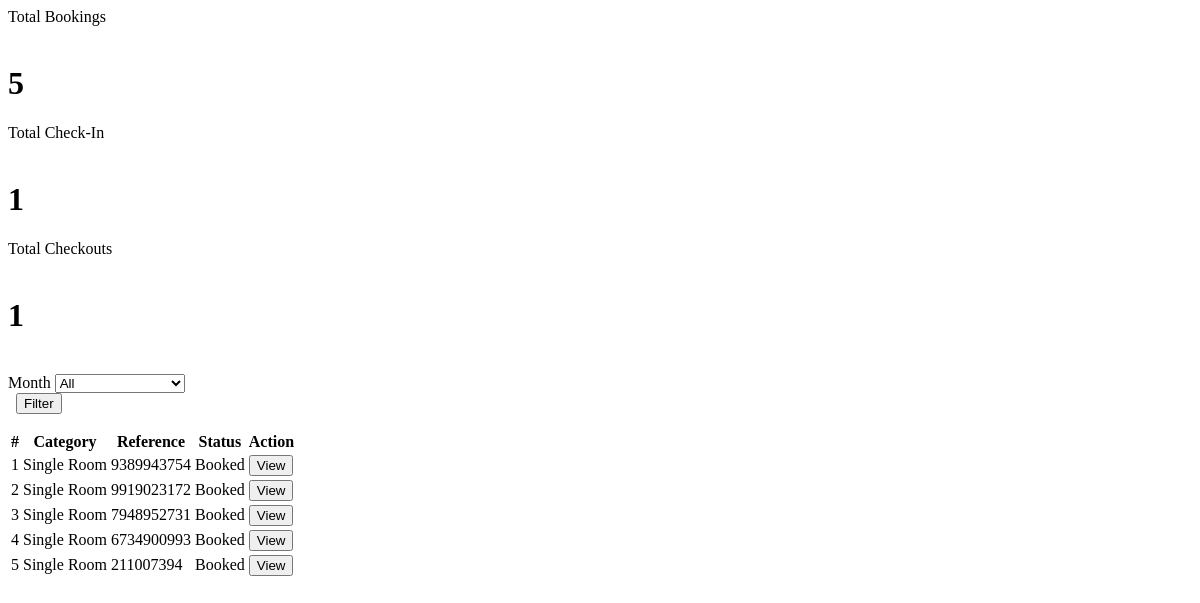
/admin/home.php, run on an earlier commit of the app's database.
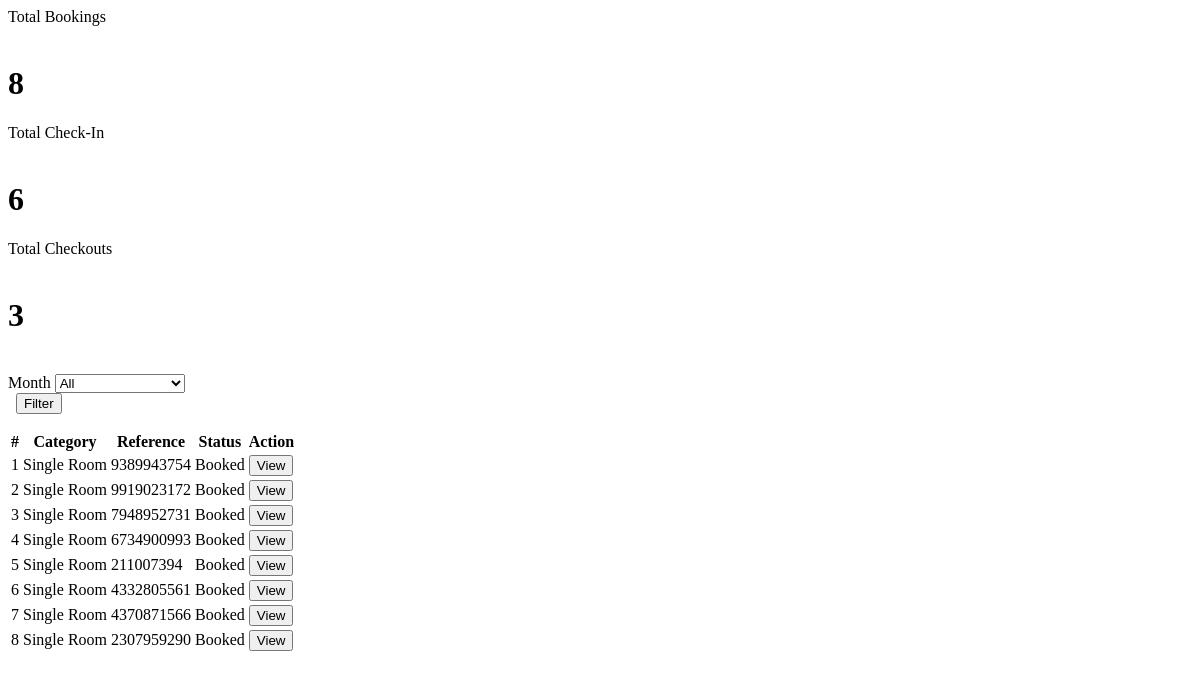
And on a later commit of the database.
### tables this page shows
CREATE TABLE `book_record`(
  `id` int(30) NOT NULL,
  `ref_no` varchar(100) NOT NULL,
  `room_id` int(30) NOT NULL,
  `name` text NOT NULL,
  `email` varchar(255) NOT NULL,
  `contact_no` varchar(20) NOT NULL,
  `date_in` datetime NOT NULL,
  `date_out` datetime NOT NULL,
  `payment_Method` varchar(255) NOT NULL,
  `booked_cid` int(30) NOT NULL,
  `status` tinyint(1) NOT NULL DEFAULT 0 COMMENT '0 = pending, 1=checked in , 2 = checked out',
  `date_updated` datetime NOT NULL DEFAULT current_timestamp() ON UPDATE current_timestamp()
);

CREATE TABLE `room_categories` (
  `id` int(30) NOT NULL,
  `name` text NOT NULL,
  `price` float NOT NULL,
  `cover_img` text NOT NULL
);

### admin/home.php (the view, shortened to what this page needs)
<?php include 'db_connect.php';?>
<div class="container-fluid mt-5" >
	<div class="col-lg-12">
		<div class="row">
			<div class="col-md-12">
				<form action="" id="check-monthly-booking">
					<div class="card-deck m-1">
					    <div class="card">
							<div class="card-header bg-dark text-white text-center">
								Total Bookings
								</div>
								<br>
								<div class="row justify-content-center mb-4">
									<?php
										$checked = $conn->query("SELECT count(*) FROM book_record");
										while ($row = $checked->fetch_array()):
											$count = $row[0];
											echo "<h1>" . $count . "<h1>";
										endwhile;?>
							   </div>
						</div>
						<div class="card">
							<div class="card-header bg-dark text-white text-center">
								  Total Check-In
								</div>
								<br>
								<div class="row justify-content-center mb-4">
									<?php
										$checked = $conn->query("SELECT count(*) FROM checked WHERE status = 1  order by id asc ");
										while ($row = $checked->fetch_array()):
											$count = $row[0];
											echo "<h1>" . $count . "<h1>";
										endwhile;?>
							   </div>
						</div>
						<div class="card">
							<div class="card-header bg-dark text-white text-center">
								Total Checkouts
							</div>
							<br>
							<div class="row justify-content-center mb-4">
								<?php
										$checked = $conn->query("SELECT count(*) FROM checked WHERE status = 2  order by id asc ");
										while ($row = $checked->fetch_array()):
											$count = $row[0];
											echo "<h1>" . $count . "<h1>";
										endwhile;?>
							</div>
						</div>
					</div>
				</form>
				<br>
				<div class="col-md-12">
				<form id="filter">
					<div class="row">
						<div class=" col-md-4">
							<label class="control-label">Month</label>
							<select class="custom-select browser-default" name="category_id">
								<option value="all" <?php echo isset($_GET['category_id']) && $_GET['category_id'] == 'all' ? 'selected' : '' ?>>All</option>
							</select>
						</div>
						<div class="col-md-2">
							<label for="" class="control-label">&nbsp</label>
							<button class="btn btn-block btn-info">Filter</button>
						</div>
					</div>
				</form>
			</div>
			<?php
			$cat = $conn->query("SELECT * FROM room_categories");
			$cat_arr = array();
			while ($row = $cat->fetch_assoc()) {
				$cat_arr[$row['id']] = $row;
			}
			?>
			<div class="container-fluid">
				<div class=" mt-5">
					<div class="row mt-3">
						<div class="col-md-12">
							<div class="card">
								<div class="card-body">
									<table class="table table-bordered">
										<thead>
											<th>#</th>
											<th>Category</th>
											<th>Reference</th>
											<th>Status</th>
											<th>Action</th>
										</thead>
										<tbody>
											<?php
												$i = 1;
												$cats = $conn->query("SELECT * FROM book_record order by id asc");
												while ($row = $cats->fetch_assoc()):
												?>
											<tr>
												<td class="text-center"><?php echo $i++ ?></td>
												<td class="text-center"><?php echo $cat_arr[$row['booked_cid']]['name'] ?></td>
												<td class=""><?php echo $row['ref_no'] ?></td>
													<td class="text-center"><span class="badge badge-warning">Booked</span></td>
												<td class="text-center">
														<button class="btn btn-sm btn-primary check_out" type="button" data-id="<?php echo $row['id'] ?>">View</button>
												</td>
											</tr>
											<?php endwhile;?>
										</tbody>
								</table>
							</div>
						</div>
					</div>
				</div>
			</div>
			</div>
	</div>
</div>

What changed in the data, as far as the page shows it:
added book_record: booked_cid.name "Single Room", ref_no "4332805561"
added book_record: booked_cid.name "Single Room", ref_no "4370871566"
added book_record: booked_cid.name "Single Room", ref_no "2307959290"
Also different on the page:
new list line: "8"
new list line: "6"
new list line: "3"
list line gone: "5"
list line gone: "1"
